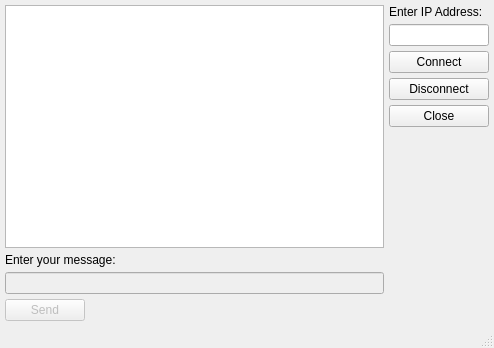
<?xml version="1.0" encoding="UTF-8"?>
<ui version="4.0">
 <class>MainWindow</class>
 <widget class="QMainWindow" name="MainWindow">
  <property name="geometry">
   <rect>
    <x>0</x>
    <y>0</y>
    <width>494</width>
    <height>348</height>
   </rect>
  </property>
  <property name="windowTitle">
   <string>MainWindow</string>
  </property>
  <widget class="QWidget" name="centralWidget">
   <layout class="QHBoxLayout" name="horizontalLayout">
    <property name="spacing">
     <number>5</number>
    </property>
    <property name="leftMargin">
     <number>5</number>
    </property>
    <property name="topMargin">
     <number>5</number>
    </property>
    <property name="rightMargin">
     <number>5</number>
    </property>
    <property name="bottomMargin">
     <number>5</number>
    </property>
    <item>
     <widget class="QWidget" name="widget_2" native="true">
      <layout class="QVBoxLayout" name="verticalLayout_2">
       <property name="spacing">
        <number>5</number>
       </property>
       <property name="leftMargin">
        <number>0</number>
       </property>
       <property name="topMargin">
        <number>0</number>
       </property>
       <property name="rightMargin">
        <number>0</number>
       </property>
       <property name="bottomMargin">
        <number>0</number>
       </property>
       <item>
        <widget class="QTextEdit" name="textMessages">
         <property name="readOnly">
          <bool>true</bool>
         </property>
        </widget>
       </item>
       <item>
        <widget class="QLabel" name="label">
         <property name="text">
          <string>Enter your message:</string>
         </property>
        </widget>
       </item>
       <item>
        <widget class="QLineEdit" name="editMessage">
         <property name="enabled">
          <bool>false</bool>
         </property>
         <property name="text">
          <string/>
         </property>
         <property name="maxLength">
          <number>65535</number>
         </property>
        </widget>
       </item>
       <item>
        <widget class="QPushButton" name="buttonSend">
         <property name="enabled">
          <bool>false</bool>
         </property>
         <property name="sizePolicy">
          <sizepolicy hsizetype="Fixed" vsizetype="Fixed">
           <horstretch>0</horstretch>
           <verstretch>0</verstretch>
          </sizepolicy>
         </property>
         <property name="text">
          <string>Send</string>
         </property>
        </widget>
       </item>
      </layout>
     </widget>
    </item>
    <item>
     <widget class="QWidget" name="widget" native="true">
      <property name="maximumSize">
       <size>
        <width>100</width>
        <height>16777215</height>
       </size>
      </property>
      <layout class="QVBoxLayout" name="verticalLayout">
       <property name="spacing">
        <number>5</number>
       </property>
       <property name="leftMargin">
        <number>0</number>
       </property>
       <property name="topMargin">
        <number>0</number>
       </property>
       <property name="rightMargin">
        <number>0</number>
       </property>
       <property name="bottomMargin">
        <number>0</number>
       </property>
       <item>
        <widget class="QLabel" name="labelIP">
         <property name="text">
          <string>Enter IP Address:</string>
         </property>
        </widget>
       </item>
       <item>
        <widget class="QLineEdit" name="editIP"/>
       </item>
       <item>
        <widget class="QPushButton" name="buttonConnect">
         <property name="text">
          <string>Connect</string>
         </property>
        </widget>
       </item>
       <item>
        <widget class="QPushButton" name="buttonDisconnect">
         <property name="text">
          <string>Disconnect</string>
         </property>
        </widget>
       </item>
       <item>
        <widget class="QPushButton" name="buttonClose">
         <property name="text">
          <string>Close</string>
         </property>
        </widget>
       </item>
       <item>
        <spacer name="verticalSpacer">
         <property name="orientation">
          <enum>Qt::Vertical</enum>
         </property>
         <property name="sizeHint" stdset="0">
          <size>
           <width>20</width>
           <height>216</height>
          </size>
         </property>
        </spacer>
       </item>
      </layout>
     </widget>
    </item>
   </layout>
  </widget>
  <widget class="QStatusBar" name="statusBar"/>
 </widget>
 <layoutdefault spacing="6" margin="11"/>
 <resources/>
 <connections/>
</ui>
